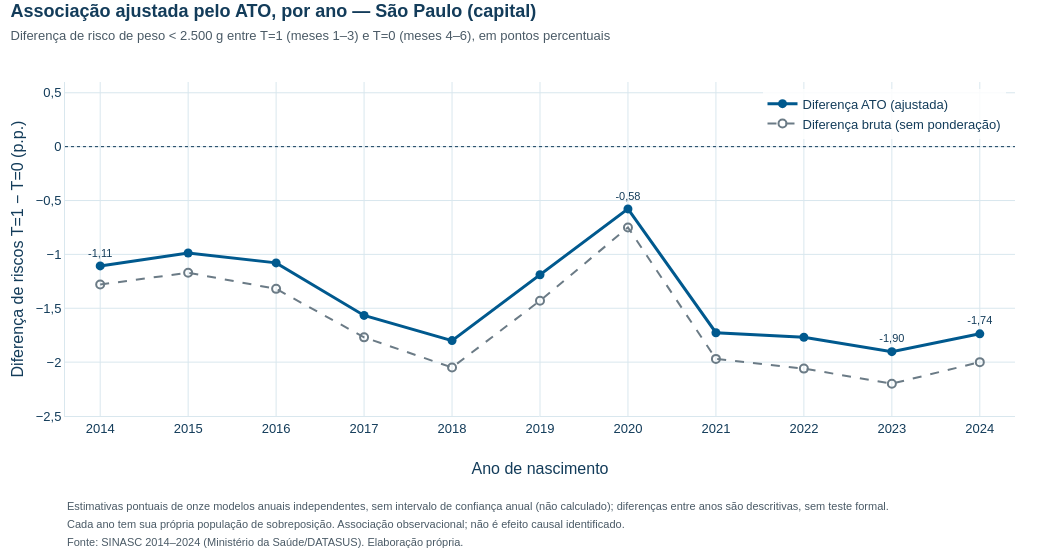

Write notebook code for a chart like this one.
### Markdown cell above
## 5. Associação ajustada por ano

Diferença de riscos ponderados: **T=1 − T=0**, em pontos percentuais. Valores negativos indicam menor risco ponderado em T=1. Sem intervalos de confiança anuais: a série mostra estimativas pontuais, não significância das diferenças entre anos. A população de sobreposição pode mudar a cada ano.

Fonte: bases locais SINASC, critérios e processamento acima. Cada saída contém Plotly interativo e PNG incorporado para leitura estática sem internet. Passe o mouse sobre um ano para ver riscos, tamanhos de grupo e tamanho efetivo.

*Nota de manutenção (24/10/2026):* os dois gráficos a seguir foram regenerados com os valores salvos desta execução (estimativas pontuais, riscos e contagens), sem reajustar os modelos anuais; ver `docs/manutencao/ALTERACOES_REALIZADAS.md`.

### Code cell
# Diferença ATO (linha principal, data[0]) e diferença bruta (referência, data[1]), por ano.
destaque = {2014, int(resultados.dif_ato_pp.idxmax()), int(resultados.dif_ato_pp.idxmin()), 2024}
hover_ano = resultados[["risco_ato_t1_pct", "risco_ato_t0_pct", "risco_bruto_t1_pct", "risco_bruto_t0_pct",
                        "n_t1", "n_t0", "ess1", "ess0"]].values.tolist()
fig_ato = go.Figure()
fig_ato.add_scatter(
    x=ANOS, y=resultados.dif_ato_pp.tolist(), name="Diferença ATO (ajustada)", mode="lines+markers+text",
    connectgaps=False, cliponaxis=False, customdata=hover_ano,
    text=[fmt(v, 2) if a in destaque else "" for a, v in resultados.dif_ato_pp.items()],
    textposition="top center", textfont=dict(size=11, color=CORES_IPT["AZUL_ESCURO"]),
    line=dict(color=COR_T1, width=3), marker=dict(size=9, symbol="circle"),
    hovertemplate=("Diferença ATO: <b>%{y:.2f} p.p.</b><br>"
                   "Risco ATO: T=1 %{customdata[0]:.2f}% · T=0 %{customdata[1]:.2f}%<br>"
                   "n: T=1 %{customdata[4]:,.0f} · T=0 %{customdata[5]:,.0f}<br>"
                   "n efetivo (Kish): T=1 %{customdata[6]:,.0f} · T=0 %{customdata[7]:,.0f}<extra></extra>"))
fig_ato.add_scatter(
    x=ANOS, y=resultados.dif_bruta_pp.tolist(), name="Diferença bruta (sem ponderação)", mode="lines+markers",
    customdata=hover_ano, line=dict(color=COR_REFERENCIA, width=2, dash="dash"),
    marker=dict(size=8, symbol="circle-open", line=dict(width=2)),
    hovertemplate=("Diferença bruta: %{y:.2f} p.p.<br>"
                   "Risco bruto: T=1 %{customdata[2]:.2f}% · T=0 %{customdata[3]:.2f}%<extra></extra>"))
fig_ato.add_hline(y=0, line=dict(color=CORES_IPT["AZUL_ESCURO"], dash="dot", width=1))
layout_academico(
    fig_ato, "Associação ajustada pelo ATO, por ano — São Paulo (capital)",
    "Diferença de risco de peso < 2.500 g entre T=1 (meses 1–3) e T=0 (meses 4–6), em pontos percentuais",
    notas=["Estimativas pontuais de onze modelos anuais independentes, sem intervalo de confiança anual (não calculado); "
           "diferenças entre anos são descritivas, sem teste formal.",
           "Cada ano tem sua própria população de sobreposição. Associação observacional; não é efeito causal identificado.",
           FONTE_SINASC_SERIE],
    nome_arquivo="07_serie_ato_2014_2024", altura=560)
fig_ato.update_layout(hovermode="x unified", legend=dict(orientation="v", x=0.99, xanchor="right", y=0.98,
                                                         yanchor="top", bgcolor="rgba(255,255,255,0.85)"))
fig_ato.update_xaxes(title="Ano de nascimento", tickmode="array", tickvals=ANOS, tickformat="d",
                     range=[2013.6, 2024.4])
piso = min(resultados.dif_ato_pp.min(), resultados.dif_bruta_pp.min())
fig_ato.update_yaxes(title="Diferença de riscos T=1 − T=0 (p.p.)", range=[piso - 0.3, 0.6])
exibir_plotly(fig_ato)

### Figure 1 — Plotly figure (JSON) as saved in the notebook; plotly's stock layout.template omitted (floating-point values rounded to 4 significant figures)
{"data": [{"cliponaxis": false, "connectgaps": false, "customdata": [[7.61, 8.72, 7.44, 8.72, 140600.0, 24350.0, 108900.0, 24150.0], [7.61, 8.6, 7.46, 8.63, 141400.0, 24340.0, 110200.0, 24150.0], [7.8, 8.88, 7.56, 8.88, 136900.0, 21100.0, 108800.0, 20980.0], [7.68, 9.24, 7.49, 9.26, 141500.0, 18960.0, 112000.0, 18880.0], [7.75, 9.55, 7.5, 9.55, 139000.0, 17810.0, 108400.0, 17730.0], [7.87, 9.06, 7.66, 9.09, 132800.0, 17580.0, 106100.0, 17510.0], [7.62, 8.2, 7.45, 8.2, 123800.0, 15440.0, 99310.0, 15390.0], [8.04, 9.77, 7.79, 9.76, 117100.0, 12700.0, 92160.0, 12670.0], [8.46, 10.23, 8.18, 10.23, 112900.0, 12370.0, 88860.0, 12330.0], [8.66, 10.56, 8.37, 10.57, 110800.0, 11470.0, 89020.0, 11440.0], [8.68, 10.42, 8.41, 10.41, 104600.0, 10120.0, 85000.0, 10100.0]], "hovertemplate": "Diferença ATO: <b>%{y:.2f} p.p.</b><br>Risco ATO: T=1 %{customdata[0]:.2f}% · T=0 %{customdata[1]:.2f}%<br>n: T=1 %{customdata[4]:,.0f} · T=0 %{customdata[5]:,.0f}<br>n efetivo (Kish): T=1 %{customdata[6]:,.0f} · T=0 %{customdata[7]:,.0f}<extra></extra>", "line": {"color": "#00598E", "width": 3}, "marker": {"size": 9, "symbol": "circle"}, "mode": "lines+markers+text", "name": "Diferença ATO (ajustada)", "text": ["-1,11", "", "", "", "", "", "-0,58", "", "", "-1,90", "-1,74"], "textfont": {"color": "#133C5A", "size": 11}, "textposition": "top center", "x": [2014, 2015, 2016, 2017, 2018, 2019, 2020, 2021, 2022, 2023, 2024], "y": [-1.107, -0.987, -1.079, -1.567, -1.8, -1.189, -0.5776, -1.727, -1.769, -1.903, -1.737], "type": "scatter"}, {"customdata": [[7.61, 8.72, 7.44, 8.72, 140600.0, 24350.0, 108900.0, 24150.0], [7.61, 8.6, 7.46, 8.63, 141400.0, 24340.0, 110200.0, 24150.0], [7.8, 8.88, 7.56, 8.88, 136900.0, 21100.0, 108800.0, 20980.0], [7.68, 9.24, 7.49, 9.26, 141500.0, 18960.0, 112000.0, 18880.0], [7.75, 9.55, 7.5, 9.55, 139000.0, 17810.0, 108400.0, 17730.0], [7.87, 9.06, 7.66, 9.09, 132800.0, 17580.0, 106100.0, 17510.0], [7.62, 8.2, 7.45, 8.2, 123800.0, 15440.0, 99310.0, 15390.0], [8.04, 9.77, 7.79, 9.76, 117100.0, 12700.0, 92160.0, 12670.0], [8.46, 10.23, 8.18, 10.23, 112900.0, 12370.0, 88860.0, 12330.0], [8.66, 10.56, 8.37, 10.57, 110800.0, 11470.0, 89020.0, 11440.0], [8.68, 10.42, 8.41, 10.41, 104600.0, 10120.0, 85000.0, 10100.0]], "hovertemplate": "Diferença bruta: %{y:.2f} p.p.<br>Risco bruto: T=1 %{customdata[2]:.2f}% · T=0 %{customdata[3]:.2f}%<extra></extra>", "line": {"color": "#6B7B86", "dash": "dash", "width": 2}, "marker": {"line": {"width": 2}, "size": 8, "symbol": "circle-open"}, "mode": "lines+markers", "name": "Diferença bruta (sem ponderação)", "x": [2014, 2015, 2016, 2017, 2018, 2019, 2020, 2021, 2022, 2023, 2024], "y": [-1.28, -1.17, -1.32, -1.77, -2.05, -1.43, -0.75, -1.97, -2.06, -2.2, -2.0], "type": "scatter"}], "layout": {"shapes": [{"line": {"color": "#133C5A", "dash": "dot", "width": 1}, "type": "line", "x0": 0, "x1": 1, "xref": "x domain", "y0": 0, "y1": 0, "yref": "y"}], "title": {"font": {"size": 18, "color": "#133C5A"}, "text": "<b>Associação ajustada pelo ATO, por ano — São Paulo (capital)</b><br><span style='font-size:13px;color:#4A5A66'>Diferença de risco de peso < 2.500 g entre T=1 (meses 1–3) e T=0 (meses 4–6), em pontos percentuais</span>", "x": 0.01, "xanchor": "left", "y": 0.97, "yanchor": "top"}, "font": {"family": "Arial, Helvetica, sans-serif", "size": 13, "color": "#133C5A"}, "margin": {"t": 82, "b": 144}, "hoverlabel": {"font": {"family": "Arial, Helvetica, sans-serif", "size": 13, "color": "#133C5A"}, "bgcolor": "white", "bordercolor": "#D9E7EE"}, "legend": {"bgcolor": "rgba(255,255,255,0.85)", "orientation": "v", "x": 0.99, "xanchor": "right", "y": 0.98, "yanchor": "top"}, "width": 1050, "height": 560, "separators": ",.", "meta": {"nome_arquivo": "07_serie_ato_2014_2024"}, "annotations": [{"align": "left", "font": {"color": "#4A5A66", "size": 11}, "showarrow": false, "text": "Estimativas pontuais de onze modelos anuais independentes, sem intervalo de confiança anual (não calculado); diferenças entre anos são descritivas, sem teste formal.", "x": 0, "xanchor": "left", "xref": "paper", "y": 0, "yanchor": "top", "yref": "paper", "yshift": -82}, {"align": "left", "font": {"color": "#4A5A66", "size": 11}, "showarrow": false, "text": "Cada ano tem sua própria população de sobreposição. Associação observacional; não é efeito causal identificado.", "x": 0, "xanchor": "left", "xref": "paper", "y": 0, "yanchor": "top", "yref": "paper", "yshift": -100}, {"align": "left", "font": {"color": "#4A5A66", "size": 11}, "showarrow": false, "text": "Fonte: SINASC 2014–2024 (Ministério da Saúde/DATASUS). Elaboração própria.", "x": 0, "xanchor": "left", "xref": "paper", "y": 0, "yanchor": "top", "yref": "paper", "yshift": -118}], "hovermode": "x unified", "xaxis": {"title": {"text": "Ano de nascimento"}, "tickmode": "array", "tickvals": [2014, 2015, 2016, 2017, 2018, 2019, 2020, 2021, 2022, 2023, 2024], "tickformat": "d", "range": [2014.0, 2024.0]}, "yaxis": {"title": {"text": "Diferença de riscos T=1 − T=0 (p.p.)"}, "range": [-2.5, 0.6]}}}
